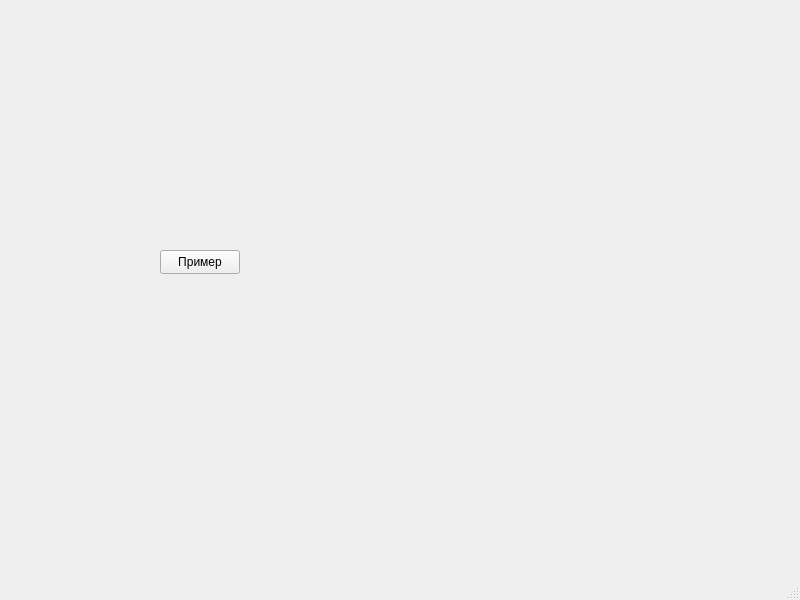
<?xml version="1.0" encoding="UTF-8"?>
<ui version="4.0">
 <class>MainWindow</class>
 <widget class="QMainWindow" name="MainWindow">
  <property name="geometry">
   <rect>
    <x>0</x>
    <y>0</y>
    <width>800</width>
    <height>600</height>
   </rect>
  </property>
  <property name="windowTitle">
   <string>MainWindow</string>
  </property>
  <widget class="QWidget" name="centralwidget">
   <widget class="QPushButton" name="pushButton">
    <property name="geometry">
     <rect>
      <x>160</x>
      <y>250</y>
      <width>80</width>
      <height>24</height>
     </rect>
    </property>
    <property name="text">
     <string>Пример</string>
    </property>
   </widget>
  </widget>
  <widget class="QMenuBar" name="menubar">
   <property name="geometry">
    <rect>
     <x>0</x>
     <y>0</y>
     <width>800</width>
     <height>21</height>
    </rect>
   </property>
  </widget>
  <widget class="QStatusBar" name="statusbar"/>
 </widget>
 <resources/>
 <connections/>
</ui>
